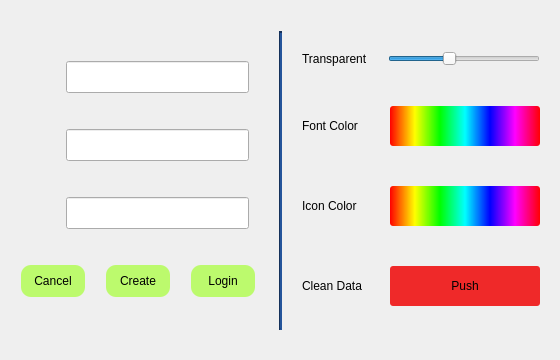
<?xml version="1.0" encoding="UTF-8"?>
<ui version="4.0">
 <class>login</class>
 <widget class="QDialog" name="login">
  <property name="geometry">
   <rect>
    <x>0</x>
    <y>0</y>
    <width>560</width>
    <height>360</height>
   </rect>
  </property>
  <property name="minimumSize">
   <size>
    <width>560</width>
    <height>360</height>
   </size>
  </property>
  <property name="maximumSize">
   <size>
    <width>560</width>
    <height>360</height>
   </size>
  </property>
  <property name="windowTitle">
   <string>Dialog</string>
  </property>
  <layout class="QHBoxLayout" name="horizontalLayout_9">
   <property name="spacing">
    <number>20</number>
   </property>
   <property name="leftMargin">
    <number>20</number>
   </property>
   <property name="topMargin">
    <number>31</number>
   </property>
   <property name="rightMargin">
    <number>20</number>
   </property>
   <property name="bottomMargin">
    <number>30</number>
   </property>
   <item>
    <layout class="QVBoxLayout" name="verticalLayout">
     <property name="spacing">
      <number>6</number>
     </property>
     <item>
      <layout class="QHBoxLayout" name="horizontalLayout_2">
       <property name="rightMargin">
        <number>10</number>
       </property>
       <item>
        <widget class="QPushButton" name="S">
         <property name="text">
          <string/>
         </property>
         <property name="icon">
          <iconset resource="icon.qrc">
           <normaloff>:/resource/server.svg</normaloff>:/resource/server.svg</iconset>
         </property>
         <property name="iconSize">
          <size>
           <width>32</width>
           <height>32</height>
          </size>
         </property>
         <property name="flat">
          <bool>true</bool>
         </property>
        </widget>
       </item>
       <item>
        <widget class="QLineEdit" name="server_port">
         <property name="minimumSize">
          <size>
           <width>0</width>
           <height>32</height>
          </size>
         </property>
         <property name="maximumSize">
          <size>
           <width>16777215</width>
           <height>32</height>
          </size>
         </property>
         <property name="inputMethodHints">
          <set>Qt::ImhNone</set>
         </property>
         <property name="text">
          <string/>
         </property>
         <property name="maxLength">
          <number>22</number>
         </property>
         <property name="placeholderText">
          <string/>
         </property>
         <property name="clearButtonEnabled">
          <bool>true</bool>
         </property>
        </widget>
       </item>
      </layout>
     </item>
     <item>
      <layout class="QHBoxLayout" name="horizontalLayout_3">
       <property name="rightMargin">
        <number>10</number>
       </property>
       <item>
        <widget class="QPushButton" name="U">
         <property name="text">
          <string/>
         </property>
         <property name="icon">
          <iconset resource="icon.qrc">
           <normaloff>:/resource/user.svg</normaloff>:/resource/user.svg</iconset>
         </property>
         <property name="iconSize">
          <size>
           <width>32</width>
           <height>32</height>
          </size>
         </property>
         <property name="flat">
          <bool>true</bool>
         </property>
        </widget>
       </item>
       <item>
        <widget class="QLineEdit" name="username">
         <property name="minimumSize">
          <size>
           <width>0</width>
           <height>32</height>
          </size>
         </property>
         <property name="maximumSize">
          <size>
           <width>16777215</width>
           <height>32</height>
          </size>
         </property>
         <property name="inputMethodHints">
          <set>Qt::ImhNone</set>
         </property>
         <property name="text">
          <string/>
         </property>
         <property name="maxLength">
          <number>8</number>
         </property>
         <property name="placeholderText">
          <string extracomment="username"/>
         </property>
         <property name="clearButtonEnabled">
          <bool>true</bool>
         </property>
        </widget>
       </item>
      </layout>
     </item>
     <item>
      <layout class="QHBoxLayout" name="horizontalLayout_4">
       <property name="rightMargin">
        <number>10</number>
       </property>
       <item>
        <widget class="QPushButton" name="P">
         <property name="text">
          <string/>
         </property>
         <property name="icon">
          <iconset resource="icon.qrc">
           <normaloff>:/resource/passwd.svg</normaloff>:/resource/passwd.svg</iconset>
         </property>
         <property name="iconSize">
          <size>
           <width>32</width>
           <height>32</height>
          </size>
         </property>
         <property name="flat">
          <bool>true</bool>
         </property>
        </widget>
       </item>
       <item>
        <widget class="QLineEdit" name="password">
         <property name="minimumSize">
          <size>
           <width>0</width>
           <height>32</height>
          </size>
         </property>
         <property name="maximumSize">
          <size>
           <width>16777215</width>
           <height>32</height>
          </size>
         </property>
         <property name="inputMethodHints">
          <set>Qt::ImhHiddenText|Qt::ImhNoAutoUppercase|Qt::ImhNoPredictiveText|Qt::ImhSensitiveData</set>
         </property>
         <property name="text">
          <string/>
         </property>
         <property name="maxLength">
          <number>12</number>
         </property>
         <property name="frame">
          <bool>true</bool>
         </property>
         <property name="echoMode">
          <enum>QLineEdit::Password</enum>
         </property>
         <property name="alignment">
          <set>Qt::AlignLeading|Qt::AlignLeft|Qt::AlignVCenter</set>
         </property>
         <property name="placeholderText">
          <string comment="password" extracomment="password"/>
         </property>
         <property name="clearButtonEnabled">
          <bool>true</bool>
         </property>
        </widget>
       </item>
      </layout>
     </item>
     <item>
      <layout class="QHBoxLayout" name="horizontalLayout">
       <property name="spacing">
        <number>20</number>
       </property>
       <property name="leftMargin">
        <number>0</number>
       </property>
       <property name="rightMargin">
        <number>0</number>
       </property>
       <item>
        <widget class="QPushButton" name="cancel">
         <property name="minimumSize">
          <size>
           <width>0</width>
           <height>32</height>
          </size>
         </property>
         <property name="maximumSize">
          <size>
           <width>64</width>
           <height>32</height>
          </size>
         </property>
         <property name="styleSheet">
          <string notr="true">border-radius:10px;
background-color: rgb(188, 250, 109);</string>
         </property>
         <property name="text">
          <string>Cancel</string>
         </property>
         <property name="flat">
          <bool>false</bool>
         </property>
        </widget>
       </item>
       <item>
        <widget class="QPushButton" name="creteNewUser">
         <property name="minimumSize">
          <size>
           <width>0</width>
           <height>32</height>
          </size>
         </property>
         <property name="maximumSize">
          <size>
           <width>64</width>
           <height>32</height>
          </size>
         </property>
         <property name="styleSheet">
          <string notr="true">border-radius:10px;
background-color: rgb(188, 250, 109);</string>
         </property>
         <property name="text">
          <string>Create</string>
         </property>
         <property name="flat">
          <bool>false</bool>
         </property>
        </widget>
       </item>
       <item>
        <widget class="QPushButton" name="Login">
         <property name="minimumSize">
          <size>
           <width>0</width>
           <height>32</height>
          </size>
         </property>
         <property name="maximumSize">
          <size>
           <width>64</width>
           <height>32</height>
          </size>
         </property>
         <property name="styleSheet">
          <string notr="true">border-radius:10px;
background-color: rgb(188, 250, 109);</string>
         </property>
         <property name="text">
          <string>Login</string>
         </property>
         <property name="flat">
          <bool>false</bool>
         </property>
        </widget>
       </item>
      </layout>
     </item>
    </layout>
   </item>
   <item>
    <widget class="Line" name="line">
     <property name="minimumSize">
      <size>
       <width>0</width>
       <height>0</height>
      </size>
     </property>
     <property name="styleSheet">
      <string notr="true">background-color: rgb(32, 74, 135);</string>
     </property>
     <property name="lineWidth">
      <number>2</number>
     </property>
     <property name="orientation">
      <enum>Qt::Vertical</enum>
     </property>
    </widget>
   </item>
   <item>
    <layout class="QVBoxLayout" name="verticalLayout_2">
     <item>
      <layout class="QHBoxLayout" name="horizontalLayout_5">
       <item>
        <widget class="QLabel" name="transparentLabel">
         <property name="text">
          <string>Transparent</string>
         </property>
        </widget>
       </item>
       <item>
        <widget class="QSlider" name="transparent">
         <property name="maximum">
          <number>255</number>
         </property>
         <property name="singleStep">
          <number>5</number>
         </property>
         <property name="pageStep">
          <number>25</number>
         </property>
         <property name="value">
          <number>100</number>
         </property>
         <property name="sliderPosition">
          <number>100</number>
         </property>
         <property name="orientation">
          <enum>Qt::Horizontal</enum>
         </property>
        </widget>
       </item>
      </layout>
     </item>
     <item>
      <layout class="QHBoxLayout" name="horizontalLayout_6">
       <item>
        <widget class="QLabel" name="fontColorLabel">
         <property name="text">
          <string>Font Color</string>
         </property>
        </widget>
       </item>
       <item>
        <widget class="QPushButton" name="chooseFontColor">
         <property name="minimumSize">
          <size>
           <width>150</width>
           <height>40</height>
          </size>
         </property>
         <property name="maximumSize">
          <size>
           <width>150</width>
           <height>16777215</height>
          </size>
         </property>
         <property name="styleSheet">
          <string notr="true">border-radius:3px;
background-color: qlineargradient(spread:pad, x1:0, y1:0, x2:1, y2:0, stop:0 rgba(255, 0, 0, 255), stop:0.166 rgba(255, 255, 0, 255), stop:0.333 rgba(0, 255, 0, 255), stop:0.5 rgba(0, 255, 255, 255), stop:0.666 rgba(0, 0, 255, 255), stop:0.833 rgba(255, 0, 255, 255), stop:1 rgba(255, 0, 0, 255));</string>
         </property>
         <property name="text">
          <string/>
         </property>
        </widget>
       </item>
      </layout>
     </item>
     <item>
      <layout class="QHBoxLayout" name="horizontalLayout_7">
       <item>
        <widget class="QLabel" name="IconColorLabel">
         <property name="text">
          <string>Icon Color</string>
         </property>
        </widget>
       </item>
       <item>
        <widget class="QPushButton" name="chooseIconColor">
         <property name="minimumSize">
          <size>
           <width>150</width>
           <height>40</height>
          </size>
         </property>
         <property name="maximumSize">
          <size>
           <width>150</width>
           <height>16777215</height>
          </size>
         </property>
         <property name="styleSheet">
          <string notr="true">background-color: qlineargradient(spread:pad, x1:0, y1:0, x2:1, y2:0, stop:0 rgba(255, 0, 0, 255), stop:0.166 rgba(255, 255, 0, 255), stop:0.333 rgba(0, 255, 0, 255), stop:0.5 rgba(0, 255, 255, 255), stop:0.666 rgba(0, 0, 255, 255), stop:0.833 rgba(255, 0, 255, 255), stop:1 rgba(255, 0, 0, 255));
border-radius:3px;</string>
         </property>
         <property name="text">
          <string/>
         </property>
        </widget>
       </item>
      </layout>
     </item>
     <item>
      <layout class="QHBoxLayout" name="horizontalLayout_8">
       <item>
        <widget class="QLabel" name="clearDataLabel">
         <property name="text">
          <string>Clean Data</string>
         </property>
        </widget>
       </item>
       <item>
        <widget class="QPushButton" name="clearData">
         <property name="minimumSize">
          <size>
           <width>150</width>
           <height>40</height>
          </size>
         </property>
         <property name="maximumSize">
          <size>
           <width>150</width>
           <height>16777215</height>
          </size>
         </property>
         <property name="styleSheet">
          <string notr="true">background-color: rgb(239, 41, 41);
border-radius:3px;</string>
         </property>
         <property name="text">
          <string>Push</string>
         </property>
        </widget>
       </item>
      </layout>
     </item>
    </layout>
   </item>
  </layout>
 </widget>
 <resources>
  <include location="icon.qrc"/>
 </resources>
 <connections/>
</ui>
